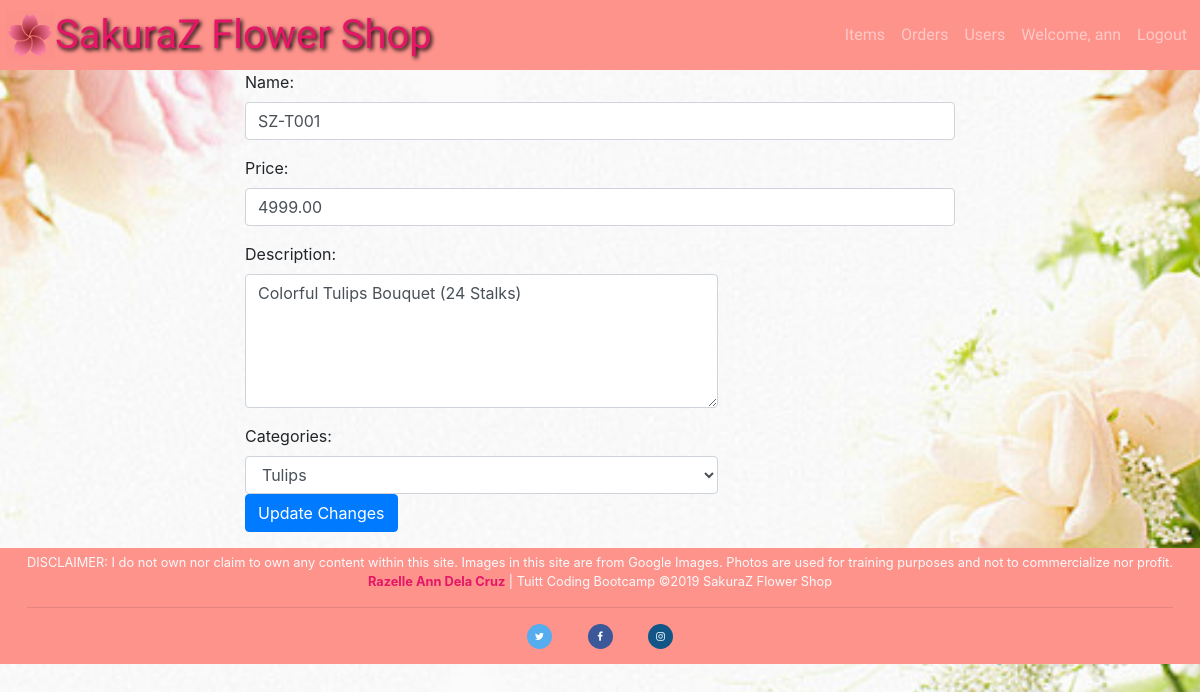
Page /app/views/edit_item.php?id=1 (signed in) on the committed database.
### tables this page shows
CREATE TABLE `items` (
  `id` int(11) NOT NULL,
  `name` varchar(255) NOT NULL,
  `description` varchar(255) NOT NULL,
  `price` decimal(18,2) NOT NULL,
  `image_path` varchar(255) DEFAULT NULL,
  `category_id` int(11) NOT NULL
);

### app/views/edit_item.php (the view, shortened to what this page needs)
<?php require_once "../partials/template.php"; ?>
<?php
function get_page_content() {
	if(isset($_SESSION['user']) && $_SESSION['user']['roles_id'] ==1){
		global $conn;
?>
		<?php
		$item_id = $_GET['id'];
		$sql = "SELECT * FROM items WHERE id='$item_id'";
		$result = mysqli_query($conn, $sql);
		$item = mysqli_fetch_assoc($result);
		?>
		<div class="container">
			<div class="row">
				<div class="col-sm-8 offset-sm-2">
					<form action="../controllers/process_edit_item.php" method="POST">
						<div class="form-group">
							<label for="name">Name:</label>
							<input type="text" class="form-control" name="name" value="<?php echo $item['name']; ?>" required>
						</div>
						<div class="form-group">
							<label for="price">Price:</label>
							<input type="number" class="form-control" name="price" value="<?php echo $item['price']; ?>" required>
						</div>
						<div class="form-group">
							<label for="description">Description:</label>
							<textarea class="form-control col-8" name="description" id="description" rows="5"><?php echo $item['description']; ?></textarea>
						</div>
						<div class="form-group">
							<label for="name">Categories:</label>
							<select class="form-control col-8" name="category_id" id="category" required>
								<?php
								$sql = "SELECT * FROM categories";
								$categories = mysqli_query($conn,$sql);
								foreach ($categories as $category) {
									extract($category);
									$selected = $item['category_id'] == $id ? 'selected': '';
									echo "<option value='$id' $selected>$name</option>";
								}
								?>
							</select>
							<button type="submit" class="btn btn-primary">Update Changes</button>
						</div>
					</form>
				</div>
			</div>
		</div>
	<?php }else{
		header("Location: ./error.php");
	} ?>
<?php } ?>

### app/assets/css/style.css (style rules this page uses)
* { padding: 0; margin: 0; box-sizing: border-box; }
.row { margin-left: 0; margin-right: 0; }
body { height: 100vh; background-image: url(../images/bg2.jpg); background-repeat: no-repeat; background-size: cover; background-attachment: fixed; background-position: center center; -webkit-background-size: cover; -moz-background-size: cover; -o-background-size: cover; }

### rows in the picture
items: name "SZ-T001", price "4999.00", description "Colorful Tulips Bouquet (24 Stalks)"

### other values in the picture
$_SESSION['user']['firstname'] "ann"
form field category_id "Tulips"
